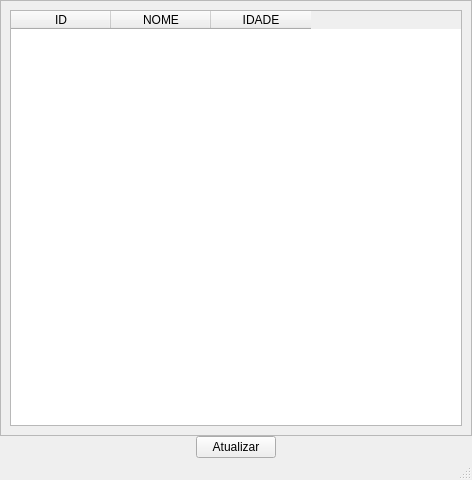
<?xml version="1.0" encoding="UTF-8"?>
<ui version="4.0">
 <class>MainWindow</class>
 <widget class="QMainWindow" name="MainWindow">
  <property name="geometry">
   <rect>
    <x>0</x>
    <y>0</y>
    <width>472</width>
    <height>480</height>
   </rect>
  </property>
  <property name="windowTitle">
   <string>MainWindow</string>
  </property>
  <widget class="QWidget" name="centralwidget">
   <layout class="QVBoxLayout" name="verticalLayout">
    <property name="spacing">
     <number>0</number>
    </property>
    <property name="leftMargin">
     <number>0</number>
    </property>
    <property name="topMargin">
     <number>0</number>
    </property>
    <property name="rightMargin">
     <number>0</number>
    </property>
    <property name="bottomMargin">
     <number>0</number>
    </property>
    <item>
     <widget class="QFrame" name="frame">
      <property name="frameShape">
       <enum>QFrame::StyledPanel</enum>
      </property>
      <property name="frameShadow">
       <enum>QFrame::Raised</enum>
      </property>
      <layout class="QHBoxLayout" name="horizontalLayout">
       <item>
        <widget class="QTableWidget" name="tableWidget">
         <column>
          <property name="text">
           <string>ID</string>
          </property>
         </column>
         <column>
          <property name="text">
           <string>NOME</string>
          </property>
         </column>
         <column>
          <property name="text">
           <string>IDADE</string>
          </property>
         </column>
        </widget>
       </item>
      </layout>
     </widget>
    </item>
    <item alignment="Qt::AlignHCenter">
     <widget class="QPushButton" name="btn_Atualizar">
      <property name="maximumSize">
       <size>
        <width>200</width>
        <height>16777215</height>
       </size>
      </property>
      <property name="text">
       <string>Atualizar</string>
      </property>
     </widget>
    </item>
   </layout>
  </widget>
  <widget class="QMenuBar" name="menubar">
   <property name="geometry">
    <rect>
     <x>0</x>
     <y>0</y>
     <width>472</width>
     <height>22</height>
    </rect>
   </property>
  </widget>
  <widget class="QStatusBar" name="statusbar"/>
 </widget>
 <resources/>
 <connections/>
</ui>
